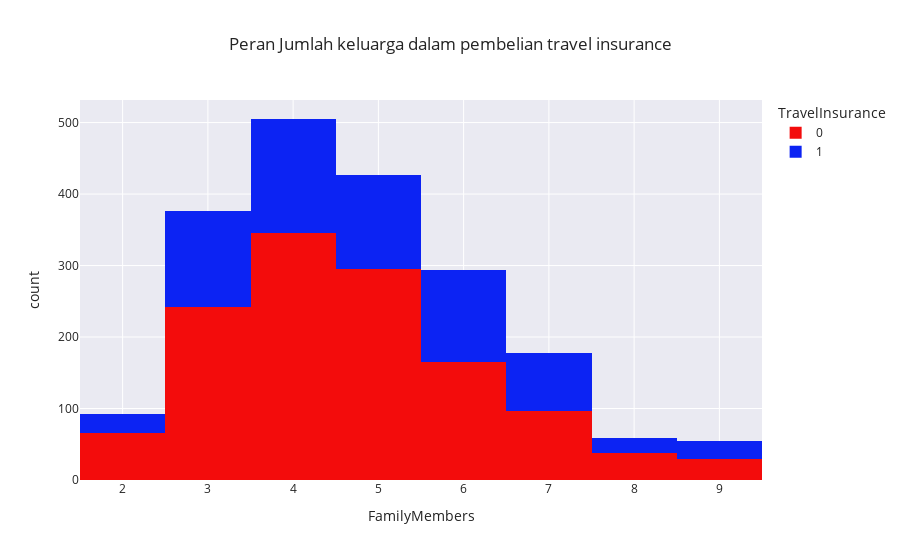

Notebook source saved alongside this figure:
### Markdown cell above
**orang yang pendapatan tahunannya lebih besar dari 1,3 juta membeli lebih banyak travel insurance dibandingkan orang yang pendapatan tahunannya kurang dari 1,3 juta.**

### Code cell
fig = px.histogram(df, x='FamilyMembers', color='TravelInsurance', color_discrete_map={1:'#0C23F3' , 0: '#F30C0C'}, 
                   title='Peran Jumlah keluarga dalam pembelian travel insurance', template='seaborn')
fig.show()

### Figure 1 — Plotly figure (JSON) as saved in the notebook; plotly's stock layout.template omitted (floating-point values rounded to 4 significant figures; data arrays with more than 128 entries replaced by an {"elided": "..."} marker saying what was removed)
{"data": [{"alignmentgroup": "True", "bingroup": "x", "hovertemplate": "TravelInsurance=0<br>FamilyMembers=%{x}<br>count=%{y}<extra></extra>", "legendgroup": "0", "marker": {"color": "#F30C0C", "pattern": {"shape": ""}}, "name": "0", "offsetgroup": "0", "orientation": "v", "showlegend": true, "type": "histogram", "x": {"elided": "1277 int values"}, "xaxis": "x", "yaxis": "y"}, {"alignmentgroup": "True", "bingroup": "x", "hovertemplate": "TravelInsurance=1<br>FamilyMembers=%{x}<br>count=%{y}<extra></extra>", "legendgroup": "1", "marker": {"color": "#0C23F3", "pattern": {"shape": ""}}, "name": "1", "offsetgroup": "1", "orientation": "v", "showlegend": true, "type": "histogram", "x": {"elided": "710 int values"}, "xaxis": "x", "yaxis": "y"}], "layout": {"barmode": "relative", "legend": {"title": {"text": "TravelInsurance"}, "tracegroupgap": 0}, "title": {"text": "Peran Jumlah keluarga dalam pembelian travel insurance"}, "xaxis": {"anchor": "y", "domain": [0, 1], "title": {"text": "FamilyMembers"}}, "yaxis": {"anchor": "x", "domain": [0, 1], "title": {"text": "count"}}}}
